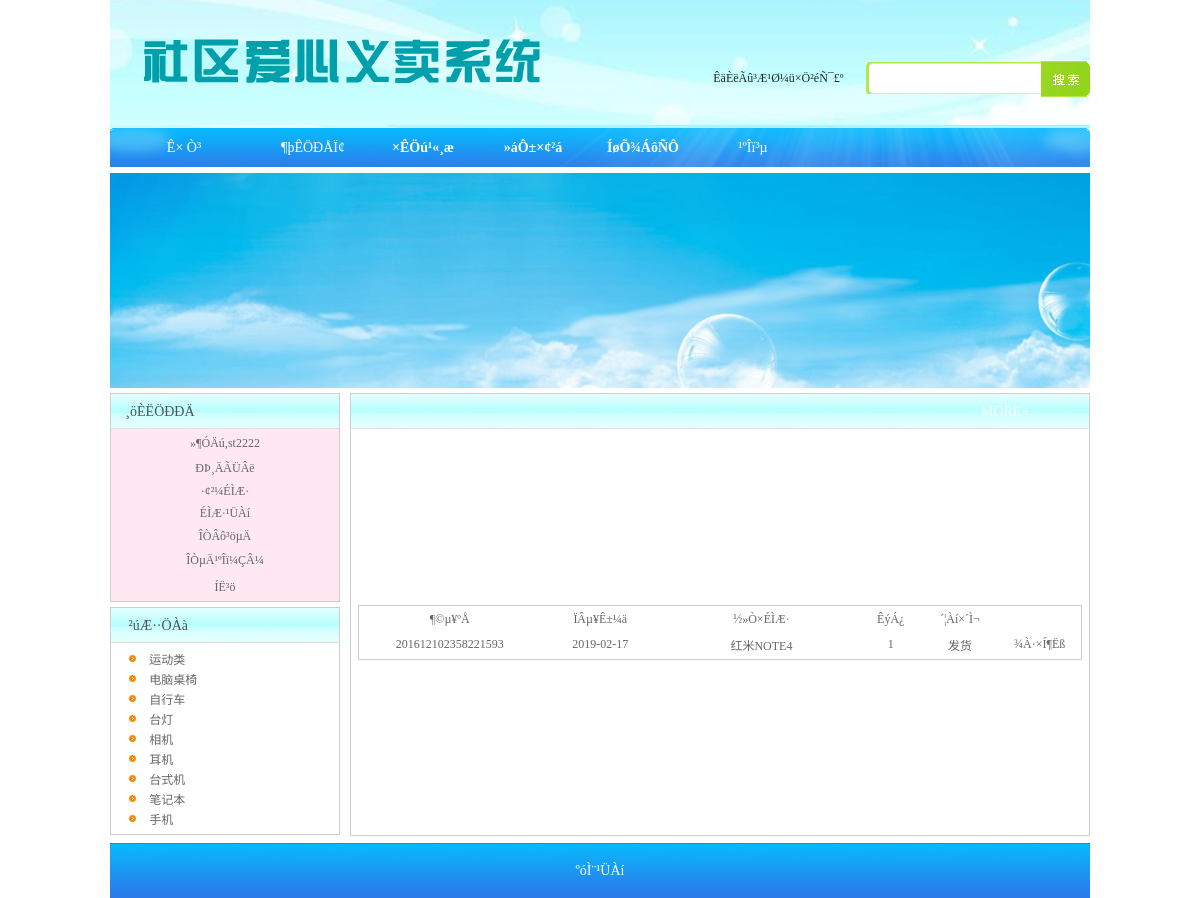
Page /myorder.php (signed in) on the committed database.
### tables this page shows
CREATE TABLE `category` (
  `c_id` int(4) NOT NULL AUTO_INCREMENT,
  `category` varchar(100) DEFAULT NULL,
  PRIMARY KEY (`c_id`)
);

CREATE TABLE `shop_order` (
  `order_id` int(4) NOT NULL AUTO_INCREMENT,
  `name` varchar(200) DEFAULT NULL,
  `telephone` varchar(200) DEFAULT NULL,
  `post_address` varchar(200) DEFAULT NULL,
  `ordertime` date DEFAULT NULL,
  `hy_id` int(4) DEFAULT NULL,
  `order_number` varchar(100) DEFAULT NULL,
  `order_state` varchar(100) NOT NULL DEFAULT '未处理',
  `order_num` int(4) NOT NULL DEFAULT '0',
  `order_price` int(4) NOT NULL,
  `pro_name` varchar(100) DEFAULT NULL,
  `product_id` int(4) NOT NULL,
  `sh_id` int(4) NOT NULL DEFAULT '0',
  `content` text,
  PRIMARY KEY (`order_id`)
);

### myorder.php (the view, shortened to what this page needs)
<?
include("inc/conn.php");
?>
<html xmlns="http://www.w3.org/1999/xhtml">
<head>
<link href="style.css" rel="stylesheet" type="text/css" />
</head>
<body>
<? include("top.php");?>
<table width="980" height="5" border="0" align="center" cellpadding="0" cellspacing="0">
  <tr>
    <td height=""></td>
  </tr>
</table>
<table width="980" height="215" border="0" align="center" cellpadding="0" cellspacing="0">
  <tr>
    <td><img src="images/banner.jpg" width="980" height="215" /></td>
  </tr>
</table>
<table width="980" height="5" border="0" align="center" cellpadding="0" cellspacing="0">
  <tr>
    <td height=""></td>
  </tr>
</table>
<table width="980" border="0" align="center" cellpadding="0" cellspacing="0">
  <tr>
    <td width="230" height="445" align="left" valign="top"><table width="100%" border="0" cellspacing="0" cellpadding="0">
      <tr>
        <td><? include("inc_login.php");?></td>
      </tr>
      <tr>
        <td height="5"></td>
      </tr>
      <tr>
        <td><? include("inc_fl.php");?></td>
      </tr>
    </table></td>
    <td width="10"></td>
    <td align="left" valign="top"><table width="100%" height="440" border="0" cellpadding="0" cellspacing="0" class="border">
      <tr>
        <td height="35" background="images/lm1.jpg"><table width="97%" height="24" border="0" cellpadding="0" cellspacing="0">
            <tr>
              <td width="3%" align="center" valign="middle">&nbsp;</td>
              <td width="85%" align="left" valign="middle" class="hei14">&nbsp;</td>
              <td width="12%" align="left" valign="middle" class="bai14"><a href="#">MORE+</a></td>
            </tr>
        </table></td>
      </tr>
      <tr>
        <td height="406" align="center" valign="middle"><table width="98%" height="53" border="0" class="border">
          <tr>
            <td width="25%" height="23" align="center" class="text12">¶©µ¥ºÅ</td>
            <td width="17%" align="center" class="text12">ÏÂµ¥Ê±¼ä</td>
            <td width="28%" align="center" class="text12">½»Ò×ÉÌÆ·</td>
            <td width="8%" align="center" class="text12">ÊýÁ¿</td>
            <td width="11%" align="center" class="text12">´¦Àí×´Ì¬</td>
            <td width="11%" align="center" class="text12">&nbsp;</td>
          </tr>
          <?
			$hy_id=$_SESSION["hy_id"];
			$sql="select * from shop_order where hy_id='$hy_id'";
			$query=mysqli_query($conn,$sql);
			while($rst=mysqli_fetch_array($query))
			{
			?>
          <tr>
            <td height="24" align="center" class="text12"><?=$rst["order_number"]?></td>
            <td align="center" class="text12"><?=$rst["ordertime"]?></td>
            <td align="center" class="text12"><?=$rst["pro_name"]?></td>
            <td align="center" class="text12"><?=$rst["order_num"]?></td>
            <td align="center" class="text12"><?=$rst["order_state"]?></td>
            <td align="center"><a href="ts.php?order_id=<?=$rst["order_id"]?>" class="text12">¾À·×Í¶Ëß</a></td>
          </tr>
          <?
			}
			?>
        </table></td>
      </tr>
    </table></td>
<table width="980" height="5" border="0" align="center" cellpadding="0" cellspacing="0">
  <tr>
    <td height=""></td>
  </tr>
</table>
<? include("copy.php");?>
</body>
</html>

### inc_fl.php (shortened to what this page needs)
<table width="100%" border="0" cellpadding="0" cellspacing="0" class="border">
            <tr>
              <td height="35" background="images/lm1.jpg"><table width="70%" height="24" border="0" cellpadding="0" cellspacing="0">
                  <tr>
                    <td width="11%" align="center" valign="middle">&nbsp;</td>
                    <td width="89%" align="left" valign="middle" class="hei14">²úÆ··ÖÀà</td>
                  </tr>
              </table></td>
            </tr>
            <tr>
              <td height="191" align="center" valign="middle"><table width="95%" border="0" cellspacing="0" cellpadding="0">
			  <?
		$sql="select * from category order by  c_id desc";
		$query=mysqli_query($conn,$sql);
		while($rs=mysqli_fetch_array($query))
		{
		?>
                  <tr>
                    <td width="15%" height="20" align="center" valign="middle"><img src="images/oic_02.gif" width="7" height="7" /></td>
                    <td width="85%" align="left" valign="middle" class="text12"><a href="product.php?c_id=<?=$rs["c_id"]?>" class="text12"><?=$rs["category"]?></a></td>
                  </tr>
             <?
		}
	?>
              </table></td>
            </tr>
        </table>

### style.css (style rules this page uses)
body { margin-left: 0px; margin-top: 0px; margin-right: 0px; margin-bottom: 0px; background-color: #ffffff; }
.border { border:#cecece solid 1px; }
.text12 { font-size:12px; color:#666666; font-family: "����"; text-decoration:none; }
.bai14 { font-size:14px; color: #ffffff; font-family: "����"; font-weight:bolder; text-decoration:none; }
.bai14 a:link { font-size:14px; color: #ffffff; font-family: "����"; font-weight:400; text-decoration:none; }
.hei14 { color:#515151; "����"; text-decoration:none; font-size:14px; }

### rows in the picture
category: category "运动类"
category: category "电脑桌椅"
category: category "自行车"
category: category "台灯"
category: category "相机"
category: category "耳机"
category: category "台式机"
category: category "笔记本"
category: category "手机"
shop_order: order_number "201612102358221593", ordertime "2019-02-17", pro_name "红米NOTE4", order_num "1", order_state "发货"

### other values in the picture
$_SESSION["userid"] "st2222"
